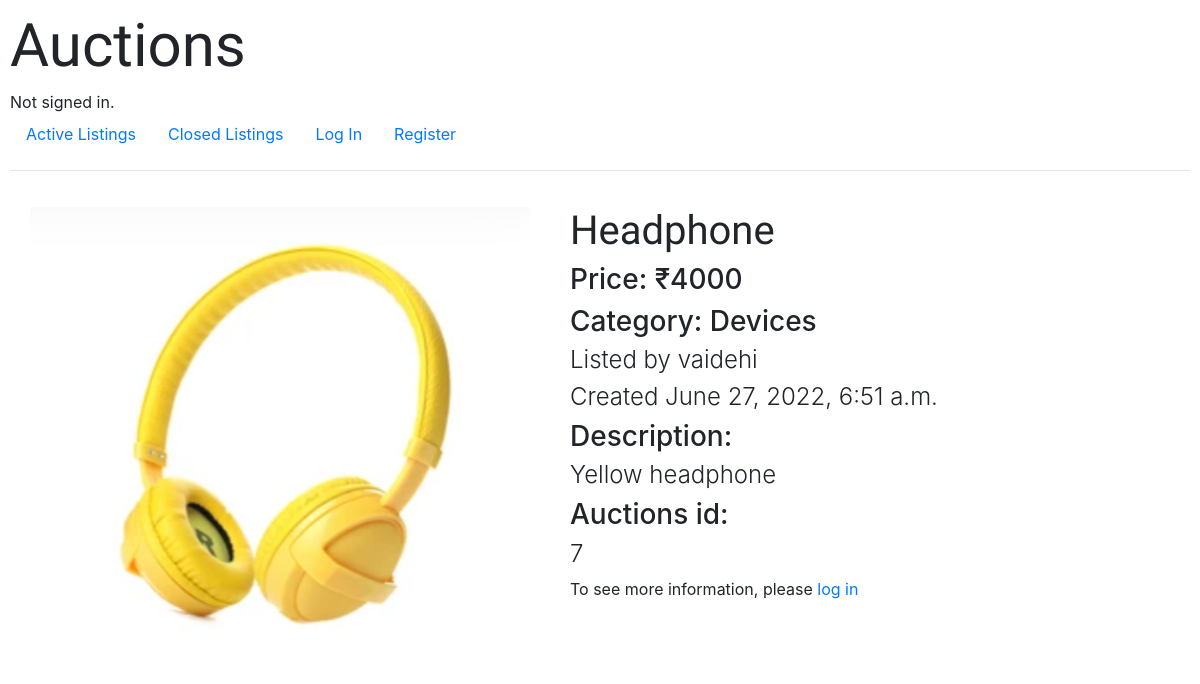
Screenshot of /listing/7 with the database file from the repository.
### auctions/models.py (models this page shows, shortened)
class Listing(models.Model):
    list_id = models.IntegerField(primary_key=True, auto_created=True)
    item = models.CharField(max_length=64)
    price = models.IntegerField()
    lister = models.ForeignKey(User, related_name="listings", on_delete=models.CASCADE)
    item_image = models.ImageField(upload_to='images', null=True, blank=True)
    time_created = models.DateTimeField(auto_now_add=True)
    comments = models.ManyToManyField(Comment)
    bids = models.ManyToManyField(Bid)
    category_name = models.ForeignKey(Category, related_name="listings", null=True, on_delete=models.CASCADE)
    description = models.CharField(max_length=200,null=True)
    watchers = models.ManyToManyField(User, related_name="watchlists")
    is_closed = models.BooleanField(default=False)
    winner = models.ForeignKey(User, related_name="purchases", null=True, on_delete=models.CASCADE)

class Category(models.Model):
    category_name = models.CharField(max_length=64, primary_key=True)

class User(AbstractUser):
    def __str__(self):
        return f"{self.id}: {self.first_name} {self.last_name}"

### auctions/views.py (the view)
# urls.py: path("listing/<int:item_id>", views.listing, name="listing"),
def listing(request, item_id):
    if request.user.is_authenticated:
        is_in_watchlist = request.user.watchlists.filter(list_id=item_id).exists()
        details = Listing.objects.get(list_id=item_id)
        comms = details.comments.all()
        return render(request, "auctions/active_listing.html", {
            "details" : details , "comms" : comms, "is_in_watchlist" : is_in_watchlist})
    else:
        try:
            details = Listing.objects.get(list_id=item_id)
            return render(request, "auctions/active_listing1.html", {
            "details" : details })
        except:
            return render(request, "auctions/error_page.html")

### auctions/templates/auctions/active_listing1.html
{% extends "auctions/layout.html" %}
{% load static %}
{% block body %}
    <div class="listing_flex">
        <div class="active_listing">
            {% if details.item_image %}
            <img src="{{ details.item_image.url }}" class="image" alt="{{ details.item }}">
            {% else %}
            <img src="{% static 'auctions/default.jpeg' %}" class="image" alt="{{ details.item }}">
            {% endif %}
        </div>
        <div class="active_listing">
            <h2> {{ details.item }} </h2>
            <h3> Price: ₹{{ details.price }} </h3>
            <h3> Category: {{ details.category_name.category_name }}</h3>
            <h4> Listed by {{ details.lister.username }} </h4>
            <h4> Created {{ details.time_created }}</h4>
            <h3> Description: </h3>
            <h4> {{ details.description }}</h4>
            <h3> Auctions id: </h3><h4> {{ details.list_id }} </h4>
            To see more information, please <a href="{% url 'login' %}">log in</a>
        </div>
    </div>
{% endblock %}

### static/auctions/styles.css (style rules this page uses)
h2 { font-size: 40px; font-family: 'Lobster', cursive; }
body { padding: 10px; }
.listing_flex { display: flex; flex-wrap: wrap; justify-content: left; align-content: left; }
.active_listing { padding: 20px; }
h4 { font-weight: 350; }
img { width: 230px; height: 230px; padding: 0px; }
.image { width: 500px; height: auto; }

### rows the page displays
Listing: item_image (picture), item "Headphone", price "4000", category_name.category_name "Devices", lister.username "vaidehi", time_created "June 27, 2022, 6:51 a.m.", description "Yellow headphone", list_id "7"
